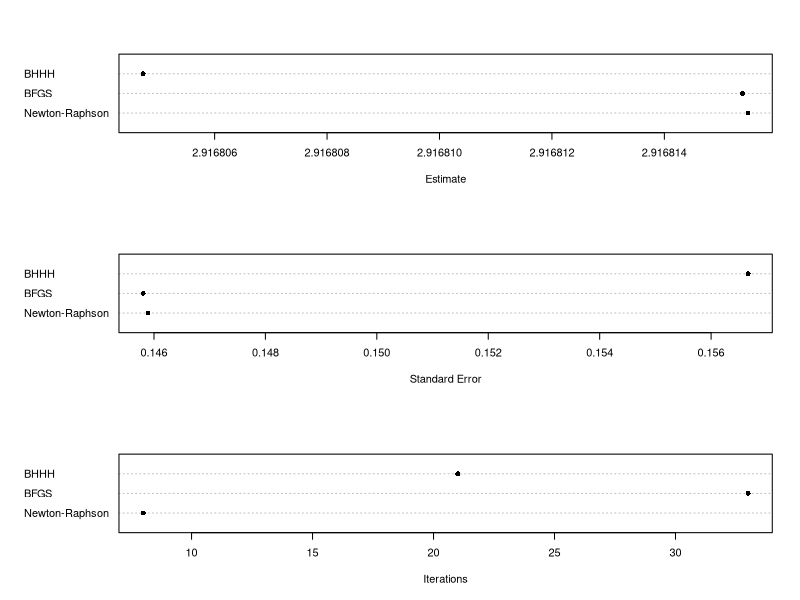

Source code (R):
####################################################
# PLSC 503 -- Spring 2017: Code for Day Nineteen.
####################################################

library(maxLik,distr)
set.seed(7222009)
U<-runif(100)
rayleigh<-3*sqrt(-2*log(1-U))
loglike <- function(param) {
      b <- param[1]
      ll <- (log(x)-log(b^2)) + ((-x^2)/(2*b^2))
      ll
    }

# Fit...

x<-rayleigh
hatsNR <- maxLik(loglike, start=c(1))
summary(hatsNR)

# Comparing optimizers:

hatsBFGS <- maxLik(loglike, start=c(1),method="BFGS") # BFGS
hatsBHHH <- maxLik(loglike, start=c(1),method="BHHH") # BHHH
labels<-c("Newton-Raphson","BFGS","BHHH")

hats<-c(hatsNR$estimate,hatsBFGS$estimate,hatsBHHH$estimate) # Estimates
ses<-c(sqrt(-(1/(hatsNR$hessian))),sqrt(-(1/(hatsBFGS$hessian))),sqrt(-(1/(hatsBHHH$hessian)))) # SEs
its<-c(hatsNR$iterations,hatsBFGS$iterations,hatsBHHH$iterations) # Iterations

par(mfrow=c(3,1))
dotchart(hats,labels=labels,groups=NULL,pch=16,xlab="Estimate")
dotchart(ses,labels=labels,pch=16,xlab="Standard Error")
dotchart(its,labels=labels,pch=16,xlab="Iterations")

# Bad juju:

Y<-c(0,0,0,0,0,1,1,1,1,1)
X<-c(0,1,0,1,0,1,1,1,1,1) # No obs. where Y=1 and X=0
logL <- function(param) {
     b0<-param[1]
     b1<-param[2]
     ll<-Y*log(exp(b0+b1*X)/(1+exp(b0+b1*X))) + 
         (1-Y)*log(1-(exp(b0+b1*X)/(1+exp(b0+b1*X)))) # lnL for binary logit
     ll
   } # Logit regression function

Bhat<-maxLik(logL,start=c(0,0))
summary(Bhat)
